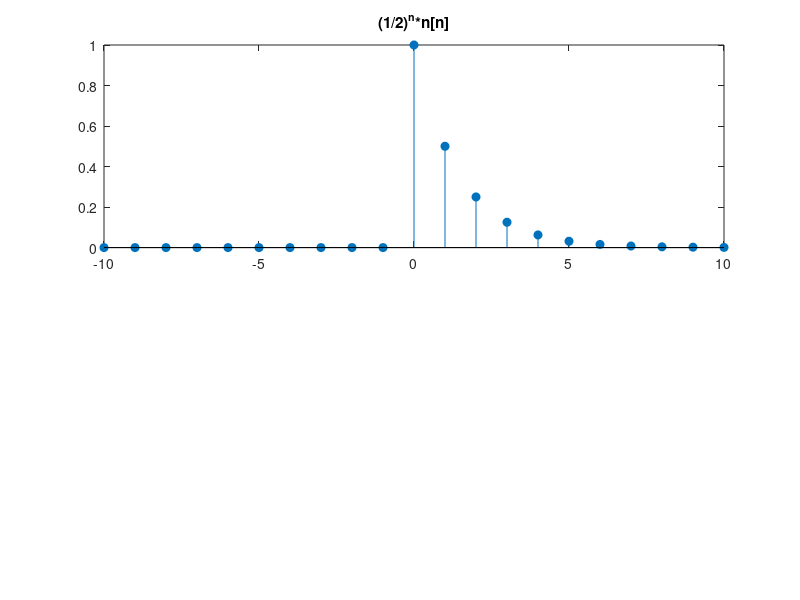

MATLAB code to generate this figure:
nL=10;
nR=10;
n = -nL:nR;
un = [zeros(1,nL) 1 ones(1,10)]
% un (n>=0) =1;
% un (n<0) = 0;
% (1/2)^n*u[n]

a=1/2;
x1=(a.^n.*un);
subplot(2,1,1);
stem(n,x1,'fill');
title('(1/2)^n*n[n]');
